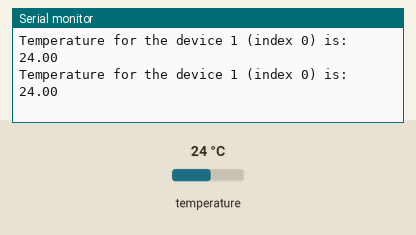
Recording of a sketch running on a simulated Arduino Uno, built with avr-gcc and run on an emulated ATmega328P. Parts: the last lines printed to the serial monitor. The inputs (shaded band) are chosen by the test bench; at power-on: temperature 24 °C.

Above: at 2.8 s.
2.9 s: temperature set to 12 °C
At 4.3 s:
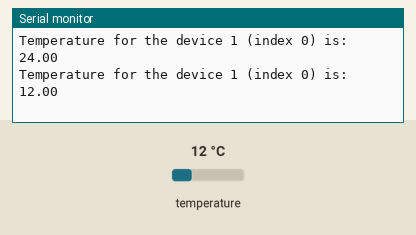
4.7 s: temperature set to 19 °C
At 4.7 s:
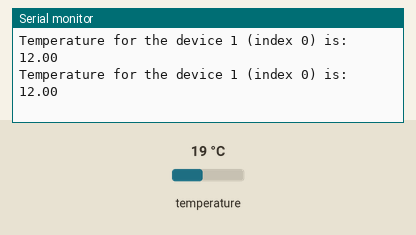
Timing chart, 0 to 7.7 s (numbered marks = the images above; inputs shaded):
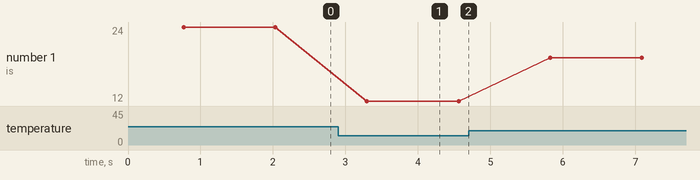

Measured:
- after the input at 2.9 s, the serial monitor: prints a new line after 0.40 s (image 1)
- plotted number 1: 24 → 12 after the input at 2.9 s, 12 → 19 after the input at 4.7 s

The sketch:

shuziwendu.ino
```cpp
#include <OneWire.h>
#include <DallasTemperature.h>

// 数据输出脚接开发板数字引脚2
#define ONE_WIRE_BUS 15

OneWire oneWire(ONE_WIRE_BUS);
DallasTemperature sensors(&oneWire);

void setup(void)
{
  Serial.begin(9600);
  sensors.begin();
}

void loop(void)
{
  sensors.requestTemperatures(); // 发送命令获取温度
  Serial.print("Temperature for the device 1 (index 0) is: ");
  Serial.println(sensors.getTempCByIndex(0));
  delay(500);
}
```
